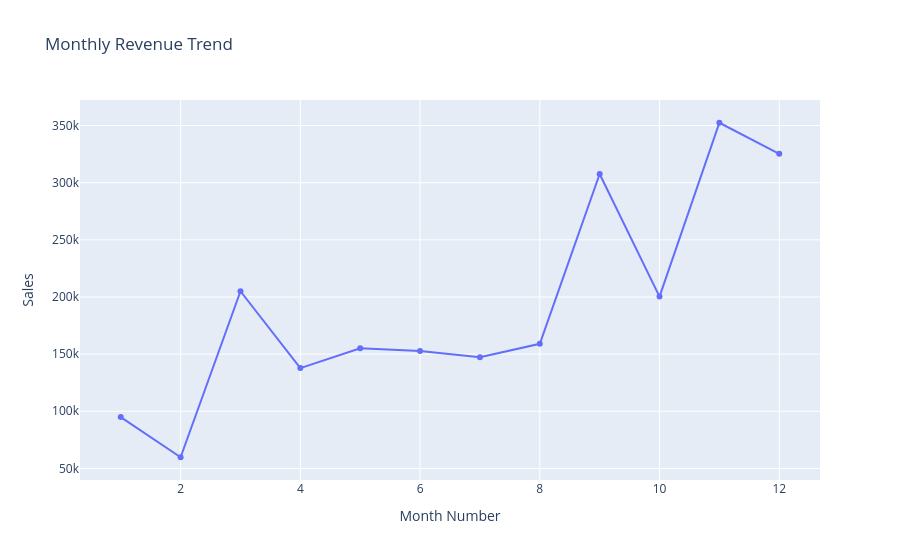

Notebook source saved alongside this figure:
### Code cell
monthly_sales_order = df.groupby(df['Order Date'].dt.month)['Sales'].sum().reset_index()

monthly_sales_order.columns = ['Month Number', 'Sales']

fig = px.line(
    monthly_sales_order,
    x='Month Number',
    y='Sales',
    title='Monthly Revenue Trend',
    markers=True
)

fig.show()

### Figure 1 — Plotly figure (JSON) as saved in the notebook; plotly's stock layout.template omitted (floating-point values rounded to 4 significant figures)
{"data": [{"hovertemplate": "Month Number=%{x}<br>Sales=%{y}<extra></extra>", "legendgroup": "", "line": {"color": "#636efa", "dash": "solid"}, "marker": {"symbol": "circle"}, "mode": "lines+markers", "name": "", "orientation": "v", "showlegend": false, "type": "scatter", "x": [1, 2, 3, 4, 5, 6, 7, 8, 9, 10, 11, 12], "xaxis": "x", "y": [94920.0, 59750.0, 205000.0, 137800.0, 155000.0, 152700.0, 147200.0, 159000.0, 307600.0, 200300.0, 352500.0, 325300.0], "yaxis": "y"}], "layout": {"legend": {"tracegroupgap": 0}, "title": {"text": "Monthly Revenue Trend"}, "xaxis": {"anchor": "y", "domain": [0, 1], "title": {"text": "Month Number"}}, "yaxis": {"anchor": "x", "domain": [0, 1], "title": {"text": "Sales"}}}}
